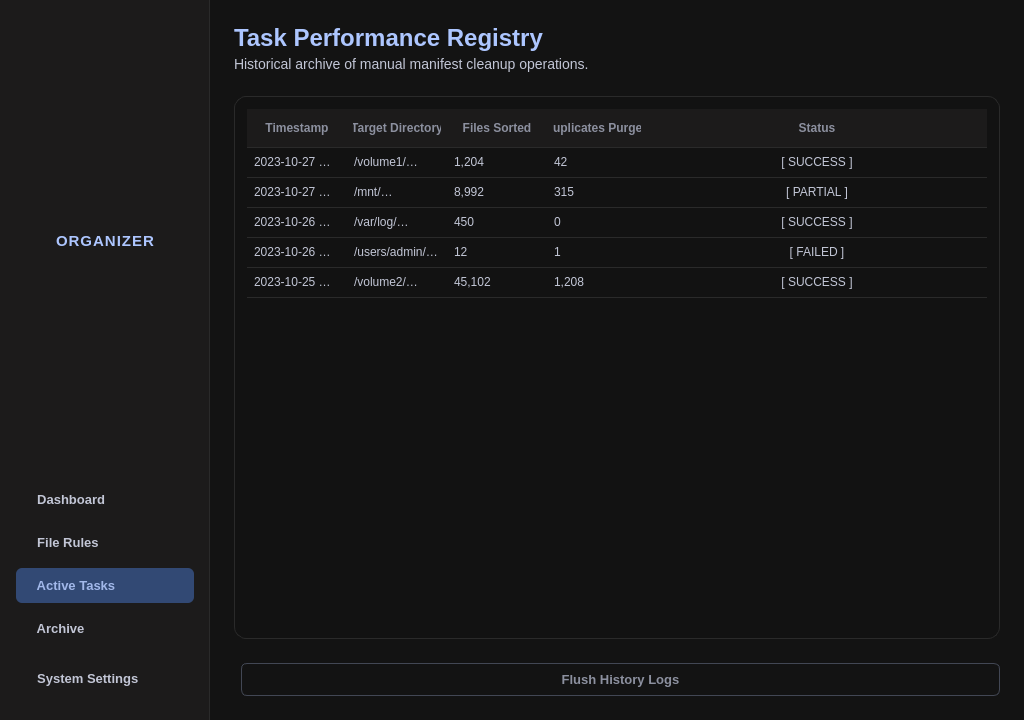
<?xml version="1.0" encoding="UTF-8"?>
<ui version="4.0">
 <class>MainWindow</class>
 <widget class="QMainWindow" name="MainWindow">
  <property name="geometry">
   <rect>
    <x>0</x>
    <y>0</y>
    <width>1024</width>
    <height>720</height>
   </rect>
  </property>
  <property name="windowTitle">
   <string>Monolith File Organizer</string>
  </property>
  <property name="styleSheet">
   <string>
/* ================= MONOLITH CORE MASTER THEME ================= */
* {
    font-family: "Inter", "Segoe UI", sans-serif;
    color: #e5e2e1;
}
QMainWindow, QWidget#centralwidget, QStackedWidget, QWidget#signin, QWidget#signup {
    background-color: #0A0A0A;
}
QWidget#main_app, QWidget#dashboard_view, QWidget#rules_view, QWidget#tasks_view {
    background-color: #131313;
}

/* Typography Headings */
QLabel#lbl_signin_title, QLabel#lbl_signup_title {
    font-size: 26px; font-weight: bold; color: #FFFFFF; margin-bottom: 4px;
}
QLabel#lbl_dash_title, QLabel#lbl_rules_page_title, QLabel#lbl_tasks_page_title {
    font-size: 24px; font-weight: bold; color: #adc6ff;
}
QLabel#lbl_rules_page_sub, QLabel#lbl_tasks_page_sub {
    font-size: 14px; color: #c2c6d6;
}
QLabel#lbl_ops_title, QLabel#lbl_rules_title, QLabel#lbl_new_rule_title {
    font-size: 16px; font-weight: bold; color: #e5e2e1;
}
QLabel#lbl_ops_sub, QLabel#lbl_new_rule_sub {
    font-size: 13px; color: #c2c6d6;
}

/* Inputs, Textboxes, and ComboBoxes */
QLineEdit, QComboBox {
    background-color: #1c1b1b;
    color: #FFFFFF;
    border: 1px solid #353534;
    border-radius: 6px;
    padding: 10px 12px;
    font-size: 13px;
}
QLineEdit:focus, QComboBox:focus {
    border: 1px solid #adc6ff;
}
QLineEdit[readOnly="true"] {
    color: #8c909f;
}
QComboBox::drop-down {
    border: none;
    width: 24px;
}
QComboBox QAbstractItemView {
    background-color: #1c1b1b;
    color: #FFFFFF;
    selection-background-color: #324974;
    border: 1px solid #353534;
}

/* Standard Buttons */
QPushButton {
    background-color: #adc6ff;
    color: #002e6a;
    border: none;
    border-radius: 6px;
    padding: 11px;
    font-size: 13px;
    font-weight: bold;
}
QPushButton:hover { background-color: #d8e2ff; }
QPushButton:pressed { background-color: #4d8eff; }

/* Flat Text Links (Login/Signup) */
QPushButton#btn_go_signup, QPushButton#btn_go_signin {
    background-color: transparent; color: #d0bcff; font-weight: normal;
}
QPushButton#btn_go_signup:hover, QPushButton#btn_go_signin:hover {
    color: #FFFFFF; text-decoration: underline;
}

/* Forms and Cards */
QFrame#formFrame_signin, QFrame#formFrame_signup, QFrame#card_ops, QFrame#card_rules, QFrame#card_rules_table, QFrame#card_new_rule, QFrame#card_tasks_table {
    background-color: #121212;
    border-radius: 12px;
    border: 1px solid #2a2a2a;
}

/* Sidebar Styling */
QFrame#sidebarFrame {
    background-color: #1c1b1b;
    border-right: 1px solid #2a2a2a;
}
QPushButton#btn_nav_dash, QPushButton#btn_nav_rules, QPushButton#btn_nav_tasks, QPushButton#btn_nav_archive, QPushButton#btn_nav_settings {
    background-color: transparent;
    color: #c2c6d6;
    text-align: left;
    padding: 10px 14px;
    border-radius: 6px;
    font-weight: 600;
}
QPushButton#btn_nav_dash:hover, QPushButton#btn_nav_rules:hover, QPushButton#btn_nav_tasks:hover, QPushButton#btn_nav_archive:hover, QPushButton#btn_nav_settings:hover {
    background-color: #2a2a2a; color: #ffffff;
}
QPushButton#btn_nav_dash:checked, QPushButton#btn_nav_rules:checked, QPushButton#btn_nav_tasks:checked, QPushButton#btn_nav_archive:checked {
    background-color: #324974; color: #a2b8ea;
}

/* Action Buttons Specifics */
QPushButton#btn_browse_folder {
    background-color: #2a2a2a; color: #e5e2e1; border: 1px solid #353534;
}
QPushButton#btn_browse_folder:hover { background-color: #324974; color: #a2b8ea; }
QPushButton#btn_run_cleanup {
    background-color: #adc6ff; color: #00285d; font-size: 14px; padding: 14px; border-radius: 10px;
}
QPushButton#btn_run_cleanup:hover { background-color: #d8e2ff; }
QPushButton#btn_add_rule { background-color: #324974; color: #a2b8ea; }
QPushButton#btn_add_rule:hover { background-color: #4d8eff; color: #002e6a; }
QPushButton#btn_remove_rule { background-color: #2a2a2a; color: #ffb4ab; border: 1px solid #93000a; }
QPushButton#btn_remove_rule:hover { background-color: #93000a; color: #ffffff; }

QPushButton#btn_flush_logs {
    background-color: transparent; border: 1px solid #424754; color: #8c909f; padding: 8px 16px;
}
QPushButton#btn_flush_logs:hover {
    background-color: #2a2a2a; color: #e5e2e1;
}

/* Tables and Console Log */
QPlainTextEdit#txt_activity_log {
    background-color: #0e0e0e; color: #adc6ff; border: 1px solid #2a2a2a; border-radius: 8px; font-family: monospace; font-size: 11px;
}
QTableWidget {
    background-color: transparent; border: none; gridline-color: #2a2a2a;
}
QTableWidget::viewport {
    background-color: transparent; 
}
QTableWidget::item {
    padding: 8px 4px; border-bottom: 1px solid #2a2a2a; color: #c2c6d6; font-size: 13px;
}
QTableWidget::item:selected {
    background-color: #324974; color: #ffffff;
}
QHeaderView::section {
    background-color: #1c1b1b; color: #8c909f; padding: 10px 6px; border: none; border-bottom: 1px solid #2a2a2a; font-weight: bold; font-size: 12px; text-align: left;
}

/* Checkbox */
QCheckBox { font-size: 12px; spacing: 8px; }
QCheckBox::indicator { width: 16px; height: 16px; border-radius: 4px; border: 1px solid #8c909f; background: #131313; }
QCheckBox::indicator:checked { background: #adc6ff; border: 1px solid #adc6ff; }
   </string>
  </property>
  <widget class="QWidget" name="centralwidget">
   <layout class="QVBoxLayout" name="verticalLayout_main">
    <property name="leftMargin"><number>0</number></property>
    <property name="topMargin"><number>0</number></property>
    <property name="rightMargin"><number>0</number></property>
    <property name="bottomMargin"><number>0</number></property>
    <item>
     <widget class="QStackedWidget" name="stackedWidget_main">
      <property name="currentIndex">
       <number>2</number>
      </property>

      <widget class="QWidget" name="signin">
       <layout class="QGridLayout" name="gridLayout_signin">
        <item row="0" column="1"><spacer name="vSp_in1"><property name="orientation"><enum>Qt::Vertical</enum></property></spacer></item>
        <item row="1" column="0"><spacer name="hSp_in1"><property name="orientation"><enum>Qt::Horizontal</enum></property></spacer></item>
        <item row="1" column="1">
         <widget class="QFrame" name="formFrame_signin">
          <property name="minimumSize"><size><width>400</width><height>420</height></size></property>
          <layout class="QVBoxLayout" name="vbox_signin">
           <property name="spacing"><number>14</number></property><property name="leftMargin"><number>36</number></property><property name="topMargin"><number>36</number></property><property name="rightMargin"><number>36</number></property><property name="bottomMargin"><number>36</number></property>
           <item alignment="Qt::AlignHCenter"><widget class="QLabel" name="logo_in"><property name="minimumSize"><size><width>72</width><height>72</height></size></property><property name="maximumSize"><size><width>72</width><height>72</height></size></property><property name="pixmap"><pixmap>logo.svg</pixmap></property><property name="scaledContents"><bool>true</bool></property></widget></item>
           <item><widget class="QLabel" name="lbl_signin_title"><property name="text"><string>Sign In</string></property><property name="alignment"><set>Qt::AlignCenter</set></property></widget></item>
           <item><widget class="QLineEdit" name="txt_signin_email"><property name="placeholderText"><string>Email Address</string></property></widget></item>
           <item><widget class="QLineEdit" name="txt_signin_password"><property name="placeholderText"><string>Password</string></property><property name="echoMode"><enum>QLineEdit::Password</enum></property></widget></item>
           <item><widget class="QPushButton" name="btn_signin"><property name="text"><string>Sign In</string></property><property name="cursor"><cursorShape>PointingHandCursor</cursorShape></property></widget></item>
           <item><widget class="QPushButton" name="btn_go_signup"><property name="text"><string>Don't have an account? Sign Up</string></property><property name="cursor"><cursorShape>PointingHandCursor</cursorShape></property></widget></item>
          </layout>
         </widget>
        </item>
        <item row="1" column="2"><spacer name="hSp_in2"><property name="orientation"><enum>Qt::Horizontal</enum></property></spacer></item>
        <item row="2" column="1"><spacer name="vSp_in2"><property name="orientation"><enum>Qt::Vertical</enum></property></spacer></item>
       </layout>
      </widget>

      <widget class="QWidget" name="signup">
       <layout class="QGridLayout" name="gridLayout_signup">
        <item row="0" column="1"><spacer name="vSp_up1"><property name="orientation"><enum>Qt::Vertical</enum></property></spacer></item>
        <item row="1" column="0"><spacer name="hSp_up1"><property name="orientation"><enum>Qt::Horizontal</enum></property></spacer></item>
        <item row="1" column="1">
         <widget class="QFrame" name="formFrame_signup">
          <property name="minimumSize"><size><width>400</width><height>480</height></size></property>
          <layout class="QVBoxLayout" name="vbox_signup">
           <property name="spacing"><number>14</number></property><property name="leftMargin"><number>36</number></property><property name="topMargin"><number>36</number></property><property name="rightMargin"><number>36</number></property><property name="bottomMargin"><number>36</number></property>
           <item alignment="Qt::AlignHCenter"><widget class="QLabel" name="logo_up"><property name="minimumSize"><size><width>72</width><height>72</height></size></property><property name="maximumSize"><size><width>72</width><height>72</height></size></property><property name="pixmap"><pixmap>logo.svg</pixmap></property><property name="scaledContents"><bool>true</bool></property></widget></item>
           <item><widget class="QLabel" name="lbl_signup_title"><property name="text"><string>Create Account</string></property><property name="alignment"><set>Qt::AlignCenter</set></property></widget></item>
           <item><widget class="QLineEdit" name="txt_signup_username"><property name="placeholderText"><string>Username</string></property></widget></item>
           <item><widget class="QLineEdit" name="txt_signup_email"><property name="placeholderText"><string>Email Address</string></property></widget></item>
           <item><widget class="QLineEdit" name="txt_signup_password"><property name="placeholderText"><string>Password</string></property><property name="echoMode"><enum>QLineEdit::Password</enum></property></widget></item>
           <item><widget class="QPushButton" name="btn_signup"><property name="text"><string>Sign Up</string></property><property name="cursor"><cursorShape>PointingHandCursor</cursorShape></property></widget></item>
           <item><widget class="QPushButton" name="btn_go_signin"><property name="text"><string>Already have an account? Sign In</string></property><property name="cursor"><cursorShape>PointingHandCursor</cursorShape></property></widget></item>
          </layout>
         </widget>
        </item>
        <item row="1" column="2"><spacer name="hSp_up2"><property name="orientation"><enum>Qt::Horizontal</enum></property></spacer></item>
        <item row="2" column="1"><spacer name="vSp_up2"><property name="orientation"><enum>Qt::Vertical</enum></property></spacer></item>
       </layout>
      </widget>

      <widget class="QWidget" name="main_app">
       <layout class="QHBoxLayout" name="horizontalLayout_app_master">
        <property name="spacing"><number>0</number></property><property name="leftMargin"><number>0</number></property><property name="topMargin"><number>0</number></property><property name="rightMargin"><number>0</number></property><property name="bottomMargin"><number>0</number></property>
        
        <item>
         <widget class="QFrame" name="sidebarFrame">
          <property name="minimumSize"><size><width>210</width><height>0</height></size></property>
          <property name="maximumSize"><size><width>210</width><height>16777215</height></size></property>
          <layout class="QVBoxLayout" name="verticalLayout_sidebar">
           <property name="spacing"><number>8</number></property><property name="leftMargin"><number>16</number></property><property name="topMargin"><number>24</number></property><property name="rightMargin"><number>16</number></property><property name="bottomMargin"><number>24</number></property>
           <item>
            <layout class="QHBoxLayout" name="sidebarLogoLayout">
             <property name="bottomMargin"><number>16</number></property>
             <item><widget class="QLabel" name="lbl_side_logo"><property name="minimumSize"><size><width>32</width><height>32</height></size></property><property name="maximumSize"><size><width>32</width><height>32</height></size></property><property name="pixmap"><pixmap>logo.svg</pixmap></property><property name="scaledContents"><bool>true</bool></property></widget></item>
             <item><widget class="QLabel" name="lbl_side_appname"><property name="text"><string>ORGANIZER</string></property><property name="styleSheet"><string>font-weight: 800; letter-spacing: 1px; color: #adc6ff; font-size: 15px;</string></property></widget></item>
            </layout>
           </item>
           <item><widget class="QPushButton" name="btn_nav_dash"><property name="text"><string>  Dashboard</string></property><property name="checkable"><bool>true</bool></property><property name="autoExclusive"><bool>true</bool></property><property name="cursor"><cursorShape>PointingHandCursor</cursorShape></property></widget></item>
           <item><widget class="QPushButton" name="btn_nav_rules"><property name="text"><string>  File Rules</string></property><property name="checkable"><bool>true</bool></property><property name="autoExclusive"><bool>true</bool></property><property name="cursor"><cursorShape>PointingHandCursor</cursorShape></property></widget></item>
           <item><widget class="QPushButton" name="btn_nav_tasks"><property name="text"><string>  Active Tasks</string></property><property name="checkable"><bool>true</bool></property><property name="checked"><bool>true</bool></property><property name="autoExclusive"><bool>true</bool></property><property name="cursor"><cursorShape>PointingHandCursor</cursorShape></property></widget></item>
           <item><widget class="QPushButton" name="btn_nav_archive"><property name="text"><string>  Archive</string></property><property name="checkable"><bool>true</bool></property><property name="autoExclusive"><bool>true</bool></property><property name="cursor"><cursorShape>PointingHandCursor</cursorShape></property></widget></item>
           <item><spacer name="verticalSpacer_sidebar"><property name="orientation"><enum>Qt::Vertical</enum></property></spacer></item>
           <item><widget class="QPushButton" name="btn_nav_settings"><property name="text"><string>  System Settings</string></property><property name="cursor"><cursorShape>PointingHandCursor</cursorShape></property></widget></item>
          </layout>
         </widget>
        </item>

        <item>
         <widget class="QStackedWidget" name="stackedWidget_app">
          <property name="currentIndex">
           <number>2</number>
          </property>

          <widget class="QWidget" name="dashboard_view">
           <layout class="QVBoxLayout" name="verticalLayout_dash_body">
            <property name="spacing"><number>16</number></property><property name="leftMargin"><number>32</number></property><property name="topMargin"><number>32</number></property><property name="rightMargin"><number>32</number></property><property name="bottomMargin"><number>32</number></property>
            <item><widget class="QLabel" name="lbl_dash_title"><property name="text"><string>Dashboard</string></property></widget></item>
            
            <item>
             <layout class="QHBoxLayout" name="horizontalLayout_dash_grid" stretch="1,1">
              <property name="spacing"><number>24</number></property>
              
              <item>
               <widget class="QFrame" name="card_ops">
                <layout class="QVBoxLayout" name="verticalLayout_ops">
                 <property name="spacing"><number>14</number></property><property name="leftMargin"><number>24</number></property><property name="topMargin"><number>24</number></property><property name="rightMargin"><number>24</number></property><property name="bottomMargin"><number>24</number></property>
                 <item><widget class="QLabel" name="lbl_ops_title"><property name="text"><string>Operations Center</string></property></widget></item>
                 <item><widget class="QLabel" name="lbl_ops_sub"><property name="text"><string>Initialize file system indexing and cleanup.</string></property></widget></item>
                 <item><widget class="QLabel" name="lbl_target_tag"><property name="text"><string>TARGET FOLDER</string></property><property name="styleSheet"><string>font-size: 10px; font-weight: bold; color: #8c909f; letter-spacing: 1px;</string></property></widget></item>
                 <item>
                  <layout class="QHBoxLayout" name="targetFolderLayout">
                   <item><widget class="QLineEdit" name="txt_target_folder"><property name="text"><string>/users/monolith/production/assets</string></property><property name="readOnly"><bool>true</bool></property></widget></item>
                   <item><widget class="QPushButton" name="btn_browse_folder"><property name="text"><string>Browse...</string></property><property name="cursor"><cursorShape>PointingHandCursor</cursorShape></property></widget></item>
                  </layout>
                 </item>
                 <item><widget class="QCheckBox" name="chk_dedup"><property name="text"><string>Delete identical duplicate files (SHA-256)</string></property><property name="checked"><bool>true</bool></property></widget></item>
                 <item><widget class="QPushButton" name="btn_run_cleanup"><property name="text"><string>RUN MANIFEST CLEANUP</string></property><property name="cursor"><cursorShape>PointingHandCursor</cursorShape></property></widget></item>
                 <item><widget class="QLabel" name="lbl_log_header"><property name="text"><string>Console Log</string></property><property name="styleSheet"><string>font-size: 11px; color: #8c909f; margin-top: 6px;</string></property></widget></item>
                 <item>
                  <widget class="QPlainTextEdit" name="txt_activity_log">
                   <property name="readOnly"><bool>true</bool></property>
                   <property name="plainText"><string># Monolith System initialized...
# Session active. Awaiting instruction...
_</string></property>
                  </widget>
                 </item>
                </layout>
               </widget>
              </item>

              <item>
               <widget class="QFrame" name="card_rules">
                <layout class="QVBoxLayout" name="verticalLayout_rules_small">
                 <property name="spacing"><number>12</number></property><property name="leftMargin"><number>24</number></property><property name="topMargin"><number>24</number></property><property name="rightMargin"><number>24</number></property><property name="bottomMargin"><number>24</number></property>
                 <item><widget class="QLabel" name="lbl_rules_title"><property name="text"><string>Active Routing Rules</string></property></widget></item>
                 <item>
                  <widget class="QTableWidget" name="table_rules">
                   <property name="verticalScrollBarPolicy"><enum>Qt::ScrollBarAsNeeded</enum></property>
                   <property name="horizontalScrollBarPolicy"><enum>Qt::ScrollBarAlwaysOff</enum></property>
                   <property name="alternatingRowColors"><bool>false</bool></property>
                   <property name="selectionBehavior"><enum>QAbstractItemView::SelectRows</enum></property>
                   <property name="showGrid"><bool>false</bool></property>
                   <property name="columnCount"><number>2</number></property>
                   <property name="rowCount"><number>4</number></property>
                   <attribute name="horizontalHeaderStretchLastSection"><bool>true</bool></attribute>
                   <attribute name="verticalHeaderVisible"><bool>false</bool></attribute>
                   <row/><row/><row/><row/>
                   <column><property name="text"><string>Extension</string></property></column>
                   <column><property name="text"><string>Destination</string></property></column>
                   <item row="0" column="0"><property name="text"><string>.pdf</string></property></item>
                   <item row="0" column="1"><property name="text"><string>Documents/PDFs</string></property></item>
                   <item row="1" column="0"><property name="text"><string>.png, .jpg</string></property></item>
                   <item row="1" column="1"><property name="text"><string>Images/Work</string></property></item>
                   <item row="2" column="0"><property name="text"><string>.zip</string></property></item>
                   <item row="2" column="1"><property name="text"><string>Archives/System</string></property></item>
                   <item row="3" column="0"><property name="text"><string>.mp4</string></property></item>
                   <item row="3" column="1"><property name="text"><string>Media/Video</string></property></item>
                  </widget>
                 </item>
                 <item>
                  <layout class="QHBoxLayout" name="newRuleInputs">
                   <item><widget class="QLineEdit" name="txt_new_ext"><property name="placeholderText"><string>.mp3</string></property></widget></item>
                   <item><widget class="QLineEdit" name="txt_new_dest"><property name="placeholderText"><string>Music/Library</string></property></widget></item>
                  </layout>
                 </item>
                 <item>
                  <layout class="QHBoxLayout" name="newRuleButtons">
                   <item><widget class="QPushButton" name="btn_add_rule"><property name="text"><string>ADD RULE</string></property><property name="cursor"><cursorShape>PointingHandCursor</cursorShape></property></widget></item>
                   <item><widget class="QPushButton" name="btn_remove_rule"><property name="text"><string>REMOVE</string></property><property name="cursor"><cursorShape>PointingHandCursor</cursorShape></property></widget></item>
                  </layout>
                 </item>
                </layout>
               </widget>
              </item>

             </layout>
            </item>
           </layout>
          </widget>

          <widget class="QWidget" name="rules_view">
           <layout class="QVBoxLayout" name="verticalLayout_rules_page">
            <property name="spacing"><number>24</number></property><property name="leftMargin"><number>24</number></property><property name="topMargin"><number>24</number></property><property name="rightMargin"><number>24</number></property><property name="bottomMargin"><number>24</number></property>
            
            <item>
             <layout class="QVBoxLayout" name="header_rules">
              <property name="spacing"><number>4</number></property>
              <item><widget class="QLabel" name="lbl_rules_page_title"><property name="text"><string>File Routing Configurations</string></property></widget></item>
              <item><widget class="QLabel" name="lbl_rules_page_sub"><property name="text"><string>Define target destinations based on format extensions.</string></property></widget></item>
             </layout>
            </item>

            <item>
             <layout class="QHBoxLayout" name="horizontalLayout_rules_grid" stretch="7,4">
              <property name="spacing"><number>24</number></property>
              
              <item>
               <widget class="QFrame" name="card_rules_table">
                <layout class="QVBoxLayout" name="verticalLayout_rules_full_table">
                 <property name="spacing"><number>0</number></property><property name="leftMargin"><number>12</number></property><property name="topMargin"><number>12</number></property><property name="rightMargin"><number>12</number></property><property name="bottomMargin"><number>12</number></property>
                 <item>
                  <widget class="QTableWidget" name="table_rules_full">
                   <property name="verticalScrollBarPolicy"><enum>Qt::ScrollBarAsNeeded</enum></property>
                   <property name="horizontalScrollBarPolicy"><enum>Qt::ScrollBarAlwaysOff</enum></property>
                   <property name="alternatingRowColors"><bool>false</bool></property>
                   <property name="selectionBehavior"><enum>QAbstractItemView::SelectRows</enum></property>
                   <property name="showGrid"><bool>false</bool></property>
                   <property name="columnCount"><number>4</number></property>
                   <property name="rowCount"><number>4</number></property>
                   <attribute name="horizontalHeaderStretchLastSection"><bool>true</bool></attribute>
                   <attribute name="verticalHeaderVisible"><bool>false</bool></attribute>
                   <row/><row/><row/><row/>
                   <column><property name="text"><string>Extension</string></property></column>
                   <column><property name="text"><string>Target Subfolder</string></property></column>
                   <column><property name="text"><string>Last Modified</string></property></column>
                   <column><property name="text"><string>Actions</string></property></column>
                   
                   <item row="0" column="0"><property name="text"><string>.pdf</string></property></item>
                   <item row="0" column="1"><property name="text"><string>/Documents/PDFs</string></property></item>
                   <item row="0" column="2"><property name="text"><string>Oct 24, 2023</string></property></item>
                   <item row="0" column="3"><property name="text"><string>✎ Edit</string></property><property name="textAlignment"><set>AlignRight|AlignVCenter</set></property></item>
                   
                   <item row="1" column="0"><property name="text"><string>.jpg, .png</string></property></item>
                   <item row="1" column="1"><property name="text"><string>/Media/Images</string></property></item>
                   <item row="1" column="2"><property name="text"><string>Oct 22, 2023</string></property></item>
                   <item row="1" column="3"><property name="text"><string>✎ Edit</string></property><property name="textAlignment"><set>AlignRight|AlignVCenter</set></property></item>
                   
                   <item row="2" column="0"><property name="text"><string>.mp4, .mov</string></property></item>
                   <item row="2" column="1"><property name="text"><string>/Media/Videos</string></property></item>
                   <item row="2" column="2"><property name="text"><string>Oct 20, 2023</string></property></item>
                   <item row="2" column="3"><property name="text"><string>✎ Edit</string></property><property name="textAlignment"><set>AlignRight|AlignVCenter</set></property></item>
                   
                   <item row="3" column="0"><property name="text"><string>.zip, .tar.gz</string></property></item>
                   <item row="3" column="1"><property name="text"><string>/Archives</string></property></item>
                   <item row="3" column="2"><property name="text"><string>Oct 15, 2023</string></property></item>
                   <item row="3" column="3"><property name="text"><string>✎ Edit</string></property><property name="textAlignment"><set>AlignRight|AlignVCenter</set></property></item>
                  </widget>
                 </item>
                </layout>
               </widget>
              </item>

              <item>
               <layout class="QVBoxLayout" name="verticalLayout_sticky_container">
                <item>
                 <widget class="QFrame" name="card_new_rule">
                  <property name="maximumSize"><size><width>260</width><height>16777215</height></size></property>
                  <layout class="QVBoxLayout" name="verticalLayout_new_rule">
                   <property name="spacing"><number>16</number></property><property name="leftMargin"><number>20</number></property><property name="topMargin"><number>20</number></property><property name="rightMargin"><number>20</number></property><property name="bottomMargin"><number>20</number></property>
                   
                   <item>
                    <layout class="QVBoxLayout" name="header_new_rule">
                     <property name="spacing"><number>4</number></property>
                     <item><widget class="QLabel" name="lbl_new_rule_title"><property name="text"><string>New Rule</string></property></widget></item>
                     <item><widget class="QLabel" name="lbl_new_rule_sub"><property name="text"><string>Configure routing.</string></property></widget></item>
                    </layout>
                   </item>

                   <item>
                    <layout class="QVBoxLayout" name="inputs_new_rule">
                     <property name="spacing"><number>14</number></property>
                     <item>
                      <layout class="QVBoxLayout" name="vbox_preset">
                       <property name="spacing"><number>6</number></property>
                       <item><widget class="QLabel" name="lbl_preset"><property name="text"><string>Apply Preset Template</string></property><property name="styleSheet"><string>font-size: 12px; color: #8c909f; font-weight: bold;</string></property></widget></item>
                       <item>
                        <widget class="QComboBox" name="combo_preset">
                         <item><property name="text"><string>Select preset...</string></property></item>
                         <item><property name="text"><string>Media</string></property></item>
                         <item><property name="text"><string>Code</string></property></item>
                         <item><property name="text"><string>Documents</string></property></item>
                        </widget>
                       </item>
                      </layout>
                     </item>

                     <item>
                      <widget class="Line" name="line_rule_sep">
                       <property name="orientation"><enum>Qt::Horizontal</enum></property>
                       <property name="styleSheet"><string>color: #2a2a2a;</string></property>
                      </widget>
                     </item>

                     <item>
                      <layout class="QVBoxLayout" name="vbox_ext">
                       <property name="spacing"><number>6</number></property>
                       <item><widget class="QLabel" name="lbl_ext"><property name="text"><string>Extension(s)</string></property><property name="styleSheet"><string>font-size: 13px; color: #e5e2e1; font-weight: 600;</string></property></widget></item>
                       <item><widget class="QLineEdit" name="txt_rule_ext"><property name="placeholderText"><string>e.g. .docx, .txt</string></property></widget></item>
                      </layout>
                     </item>

                     <item>
                      <layout class="QVBoxLayout" name="vbox_dest">
                       <property name="spacing"><number>6</number></property>
                       <item><widget class="QLabel" name="lbl_dest"><property name="text"><string>Destination Path</string></property><property name="styleSheet"><string>font-size: 13px; color: #e5e2e1; font-weight: 600;</string></property></widget></item>
                       <item><widget class="QLineEdit" name="txt_rule_dest"><property name="placeholderText"><string>/Target/Folder</string></property></widget></item>
                      </layout>
                     </item>
                    </layout>
                   </item>

                   <item>
                    <widget class="QPushButton" name="btn_save_rule">
                     <property name="text"><string>Save Rule Set</string></property>
                     <property name="cursor"><cursorShape>PointingHandCursor</cursorShape></property>
                     <property name="styleSheet"><string>margin-top: 8px;</string></property>
                    </widget>
                   </item>
                  </layout>
                 </widget>
                </item>
                <item>
                 <spacer name="verticalSpacer_sticky">
                  <property name="orientation"><enum>Qt::Vertical</enum></property>
                 </spacer>
                </item>
               </layout>
              </item>

             </layout>
            </item>
           </layout>
          </widget>

          <widget class="QWidget" name="tasks_view">
           <layout class="QVBoxLayout" name="verticalLayout_tasks_page">
            <property name="spacing"><number>24</number></property><property name="leftMargin"><number>24</number></property><property name="topMargin"><number>24</number></property><property name="rightMargin"><number>24</number></property><property name="bottomMargin"><number>24</number></property>
            
            <item>
             <layout class="QVBoxLayout" name="header_tasks">
              <property name="spacing"><number>4</number></property>
              <item><widget class="QLabel" name="lbl_tasks_page_title"><property name="text"><string>Task Performance Registry</string></property></widget></item>
              <item><widget class="QLabel" name="lbl_tasks_page_sub"><property name="text"><string>Historical archive of manual manifest cleanup operations.</string></property></widget></item>
             </layout>
            </item>

            <item>
             <widget class="QFrame" name="card_tasks_table">
              <layout class="QVBoxLayout" name="verticalLayout_tasks_table_inner">
               <property name="spacing"><number>0</number></property><property name="leftMargin"><number>12</number></property><property name="topMargin"><number>12</number></property><property name="rightMargin"><number>12</number></property><property name="bottomMargin"><number>12</number></property>
               <item>
                <widget class="QTableWidget" name="table_tasks">
                 <property name="verticalScrollBarPolicy"><enum>Qt::ScrollBarAsNeeded</enum></property>
                 <property name="horizontalScrollBarPolicy"><enum>Qt::ScrollBarAlwaysOff</enum></property>
                 <property name="alternatingRowColors"><bool>false</bool></property>
                 <property name="selectionBehavior"><enum>QAbstractItemView::SelectRows</enum></property>
                 <property name="showGrid"><bool>false</bool></property>
                 <property name="columnCount"><number>5</number></property>
                 <property name="rowCount"><number>5</number></property>
                 <attribute name="horizontalHeaderStretchLastSection"><bool>true</bool></attribute>
                 <attribute name="verticalHeaderVisible"><bool>false</bool></attribute>
                 <row/><row/><row/><row/><row/>
                 <column><property name="text"><string>Timestamp</string></property></column>
                 <column><property name="text"><string>Target Directory</string></property></column>
                 <column><property name="text"><string>Files Sorted</string></property></column>
                 <column><property name="text"><string>Duplicates Purged</string></property></column>
                 <column><property name="text"><string>Status</string></property></column>
                 
                 <item row="0" column="0"><property name="text"><string>2023-10-27 14:32:01</string></property></item>
                 <item row="0" column="1"><property name="text"><string>/volume1/media/ingest</string></property></item>
                 <item row="0" column="2"><property name="text"><string>1,204</string></property></item>
                 <item row="0" column="3"><property name="text"><string>42</string></property></item>
                 <item row="0" column="4"><property name="text"><string>[ SUCCESS ]</string></property><property name="textAlignment"><set>AlignCenter</set></property></item>

                 <item row="1" column="0"><property name="text"><string>2023-10-27 11:15:44</string></property></item>
                 <item row="1" column="1"><property name="text"><string>/mnt/storage_pool/temp</string></property></item>
                 <item row="1" column="2"><property name="text"><string>8,992</string></property></item>
                 <item row="1" column="3"><property name="text"><string>315</string></property></item>
                 <item row="1" column="4"><property name="text"><string>[ PARTIAL ]</string></property><property name="textAlignment"><set>AlignCenter</set></property></item>

                 <item row="2" column="0"><property name="text"><string>2023-10-26 23:59:10</string></property></item>
                 <item row="2" column="1"><property name="text"><string>/var/log/app_traces</string></property></item>
                 <item row="2" column="2"><property name="text"><string>450</string></property></item>
                 <item row="2" column="3"><property name="text"><string>0</string></property></item>
                 <item row="2" column="4"><property name="text"><string>[ SUCCESS ]</string></property><property name="textAlignment"><set>AlignCenter</set></property></item>

                 <item row="3" column="0"><property name="text"><string>2023-10-26 18:20:05</string></property></item>
                 <item row="3" column="1"><property name="text"><string>/users/admin/downloads</string></property></item>
                 <item row="3" column="2"><property name="text"><string>12</string></property></item>
                 <item row="3" column="3"><property name="text"><string>1</string></property></item>
                 <item row="3" column="4"><property name="text"><string>[ FAILED ]</string></property><property name="textAlignment"><set>AlignCenter</set></property></item>

                 <item row="4" column="0"><property name="text"><string>2023-10-25 09:00:00</string></property></item>
                 <item row="4" column="1"><property name="text"><string>/volume2/archive/2022</string></property></item>
                 <item row="4" column="2"><property name="text"><string>45,102</string></property></item>
                 <item row="4" column="3"><property name="text"><string>1,208</string></property></item>
                 <item row="4" column="4"><property name="text"><string>[ SUCCESS ]</string></property><property name="textAlignment"><set>AlignCenter</set></property></item>
                </widget>
               </item>
              </layout>
             </widget>
            </item>

            <item>
             <layout class="QHBoxLayout" name="horizontalLayout_tasks_footer">
              <item>
               <spacer name="horizontalSpacer_tasks_footer">
                <property name="orientation"><enum>Qt::Horizontal</enum></property>
               </spacer>
              </item>
              <item>
               <widget class="QPushButton" name="btn_flush_logs">
                <property name="text"><string>Flush History Logs</string></property>
                <property name="cursor"><cursorShape>PointingHandCursor</cursorShape></property>
               </widget>
              </item>
             </layout>
            </item>
            
           </layout>
          </widget>

         </widget>
        </item>

       </layout>
      </widget>

     </widget>
    </item>
   </layout>
  </widget>
 </widget>
 <resources/>
 <connections/>
</ui>
